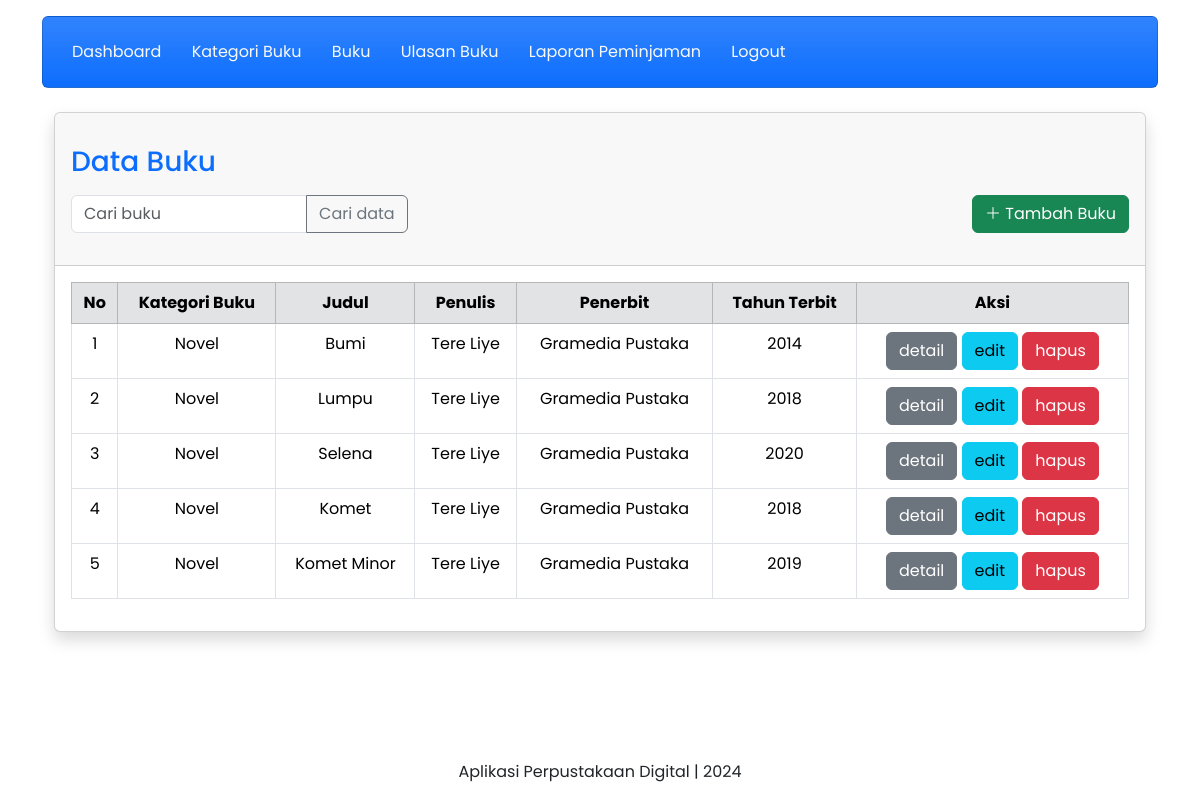
/petugas/buku.php (signed in), run on the app's committed database.
### tables this page shows
CREATE TABLE `buku` (
  `id_buku` int(11) NOT NULL,
  `id_kategori` int(11) NOT NULL,
  `judul` varchar(255) NOT NULL,
  `image` varchar(255) DEFAULT 'default.jpeg',
  `penulis` varchar(255) NOT NULL,
  `penerbit` varchar(255) NOT NULL,
  `tahun_terbit` int(11) NOT NULL,
  `deskripsi` longtext NOT NULL
);

CREATE TABLE `kategoribuku` (
  `id_kategori` int(11) NOT NULL,
  `nama_kategori` varchar(255) NOT NULL
);

### petugas/buku.php (the view, shortened to what this page needs)
<!DOCTYPE html>
<html lang="en">
<head>
    <link href="https://cdn.jsdelivr.net/npm/bootstrap@5.3.2/dist/css/bootstrap.min.css" rel="stylesheet"
>
    <link rel="stylesheet" href="https://cdn.jsdelivr.net/npm/bootstrap-icons@1.11.3/font/bootstrap-icons.min.css">
    <link rel="stylesheet" href="assets/bootstrap/css/bootstrap.min.css">
</head>
<body>
    <div class="container">
        <div class="content mt-3">
            <div class="card bg-primary bg-gradient">
                <div class="card-body">
                    <a href="index.php" class="btn text-light">Dashboard</a>
                    <a href="kategori-buku.php" class="btn text-light">Kategori Buku</a>
                    <a href="buku.php" class="btn text-light">Buku</a>
                    <a href="koleksi-ulasan.php" class="btn text-light">Ulasan Buku</a>
                    <a href="generate.php" class="btn text-light">Laporan Peminjaman</a>
                    <a href="../logout.php" class="btn text-light">Logout</a>
                </div>
            </div>
        </div>
        <div class="container-fluid">
            <br>
            <div class="card shadow mb-4">
                <div class="card-header py-3">
                    <h3 class="m-0 font-weight-bold text-primary mt-3">Data Buku</h3>
                    <div class="row my-3">
                        <div class="col-4">
                            <form action="" method="get">
                                <div class="input-group">
                                    <input type="text" name="keyword" class="form-control" placeholder="Cari buku"
                                        aria-label="Cari buku" aria-describedby="button-addon2" autofocus>
                                    <button class="btn btn-outline-secondary" type="submit" name="cari">Cari
                                        data</button>
                                </div>
                            </form>
                        </div>
                        <div class="col-8">
                            <div class="d-flex justify-content-end">
                                <a class="btn btn-success" href="" data-bs-toggle="modal"
                                    data-bs-target="#exampleModal"><i class="bi bi-plus-lg"></i> Tambah Buku</a>
                            </div>
                        </div>
                    </div>
                </div>
                <div class="card-body">
                    <div class="table-responsive">
                        <table class="table table-bordered" id="dataTable" width="100%" cellspacing="0">
                            <thead class="table table-secondary text-center">
                                <tr>
                                    <th>No</th>
                                    <th>Kategori Buku</th>
                                    <th>Judul</th>
                                    <th>Penulis</th>
                                    <th>Penerbit</th>
                                    <th>Tahun Terbit</th>
                                    <th>Aksi</th>
                                </tr>
                            </thead>
                            <tbody class="text-center">
                                <?php
                                include('../koneksi.php');
                                $no = 1;
                                if (isset($_GET['cari'])) {
                                    $keyword = $_GET['keyword'];
                                    $query = "SELECT * FROM buku, kategoribuku
                                               WHERE buku.id_kategori=kategoribuku.id_kategori
                                                 AND (judul LIKE '%$keyword%'
                                                  OR penulis LIKE '%$keyword%'
                                                  OR penerbit LIKE '%$keyword%'
                                                  OR tahun_terbit LIKE '%$keyword%')
                                            ORDER BY id_buku ASC";
                                    $result = mysqli_query($koneksi, $query);
                                    if (mysqli_num_rows($result) > 0) {
                                        while ($row = mysqli_fetch_array($result)) {
                                ?>
                                <tr>
                                    <td><?php echo $no++; ?></td>
                                    <td><?= $row['nama_kategori']; ?></td>
                                    <td><?php echo $row['judul']; ?></td>
                                    <td><?php echo $row['penulis']; ?></td>
                                    <td><?php echo $row['penerbit']; ?></td>
                                    <td><?php echo $row['tahun_terbit']; ?></td>
                                    <td>
                                        <a href="" data-bs-toggle="modal"
                                            data-bs-target="#modalDetailBuku<?php echo $row['id_buku']; ?>"
                                            class="btn btn-secondary">detail</a>
                                        <a href="" data-bs-toggle="modal"
                                            data-bs-target="#modalEditBuku<?php echo $row['id_buku']; ?>"
                                            class="btn btn-info">edit</a>
                                        <a href="proses/hapus-buku.php?id_buku=<?php echo $row['id_buku']; ?>"
                                            onclick="return confirm('yakin untuk dihapus?');"
                                            class="btn btn-danger">hapus</a>
                                    </td>
                                </tr>
                                <?php
                                        }
                                    } else {
                                        echo '<tr><td colspan="7" class="text-center">Data tidak ditemukan</td></tr>';
                                    }
                                } else {
                                    $no = 1;
                                    $query = "SELECT * FROM buku, kategoribuku WHERE buku.id_kategori=kategoribuku.id_kategori ORDER BY id_buku ASC";
                                    $result = mysqli_query($koneksi, $query);
                                    while ($row = mysqli_fetch_array($result)) {
                                        ?>
                                <tr>
                                    <td><?php echo $no++; ?></td>
                                    <td><?= $row['nama_kategori']; ?></td>
                                    <td><?php echo $row['judul']; ?></td>
                                    <td><?php echo $row['penulis']; ?></td>
                                    <td><?php echo $row['penerbit']; ?></td>
                                    <td><?php echo $row['tahun_terbit']; ?></td>
                                    <td>
                                        <a href="" data-bs-toggle="modal"
                                            data-bs-target="#modalDetailBuku<?php echo $row['id_buku']; ?>"
                                            class="btn btn-secondary">detail</a>
                                        <a href="" data-bs-toggle="modal"
                                            data-bs-target="#modalEditBuku<?php echo $row['id_buku']; ?>"
                                            class="btn btn-info">edit</a>
                                        <a href="proses/hapus-buku.php?id_buku=<?php echo $row['id_buku']; ?>"
                                            onclick="return confirm('yakin untuk dihapus?');"
                                            class="btn btn-danger">hapus</a>
                                    </td>
                                </tr>
                                <?php
                                    }
                                }
                                ?>
                            </tbody>
                        </table>
                    </div>
                </div>
            </div>
        </div>
        <div class="content mt-3 fixed-bottom bg-white">
            <p class="text-center"> Aplikasi Perpustakaan Digital | 2024 </p>
        </div>
</body>
</html>

### petugas/buku.php (style rules this page uses)
* { font-family: 'Poppins', sans-serif; }

### data on the page
buku: id_kategori.nama_kategori "Novel", judul "Bumi", penulis "Tere Liye", penerbit "Gramedia Pustaka", tahun_terbit "2014"
buku: id_kategori.nama_kategori "Novel", judul "Lumpu", penulis "Tere Liye", penerbit "Gramedia Pustaka", tahun_terbit "2018"
buku: id_kategori.nama_kategori "Novel", judul "Selena", penulis "Tere Liye", penerbit "Gramedia Pustaka", tahun_terbit "2020"
buku: id_kategori.nama_kategori "Novel", judul "Komet", penulis "Tere Liye", penerbit "Gramedia Pustaka", tahun_terbit "2018"
buku: id_kategori.nama_kategori "Novel", judul "Komet Minor", penulis "Tere Liye", penerbit "Gramedia Pustaka", tahun_terbit "2019"
